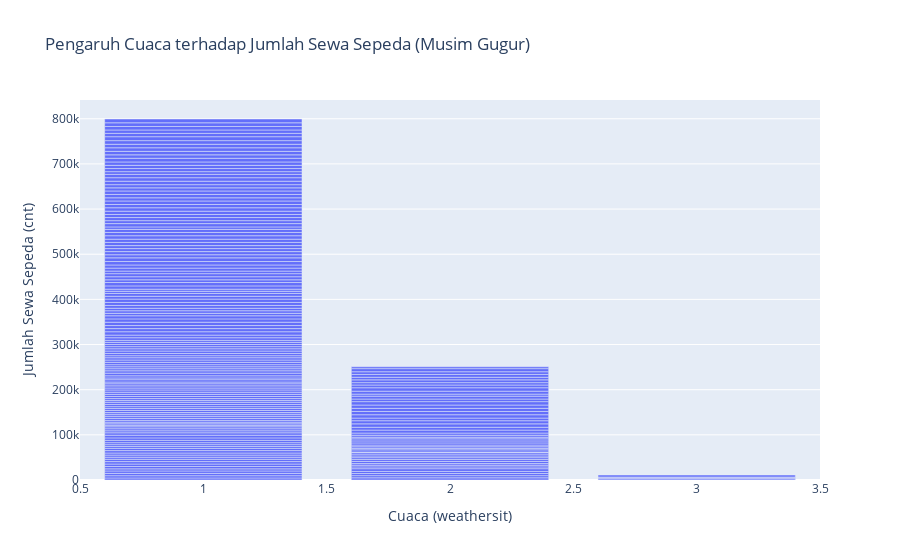

This figure's notebook cell:
### Markdown cell above
**5. Apa pengaruh cuaca (weathersit) terhadap jumlah sewa sepeda (cnt) selama musim gugur (season 3)?**

### Code cell
# Filter musim gugur (season 3)
filtered_data = df_day[df_day["season"] == 3]

# Buat plot dengan Plotly untuk menganalisis pengaruh cuaca terhadap jumlah sewa sepeda
fig = px.bar(filtered_data, x="weathersit", y="cnt", title="Pengaruh Cuaca terhadap Jumlah Sewa Sepeda (Musim Gugur)")
fig.update_xaxes(title="Cuaca (weathersit)")
fig.update_yaxes(title="Jumlah Sewa Sepeda (cnt)")

# Tampilkan plot
fig.show()

### Figure 1 — Plotly figure (JSON) as saved in the notebook; plotly's stock layout.template omitted (floating-point values rounded to 4 significant figures; data arrays with more than 128 entries replaced by an {"elided": "..."} marker saying what was removed)
{"data": [{"alignmentgroup": "True", "hovertemplate": "weathersit=%{x}<br>cnt=%{y}<extra></extra>", "legendgroup": "", "marker": {"color": "#636efa", "pattern": {"shape": ""}}, "name": "", "offsetgroup": "", "orientation": "v", "showlegend": false, "textposition": "auto", "type": "bar", "x": {"elided": "188 int values"}, "xaxis": "x", "y": {"elided": "188 int values"}, "yaxis": "y"}], "layout": {"barmode": "relative", "legend": {"tracegroupgap": 0}, "title": {"text": "Pengaruh Cuaca terhadap Jumlah Sewa Sepeda (Musim Gugur)"}, "xaxis": {"anchor": "y", "domain": [0, 1], "title": {"text": "Cuaca (weathersit)"}}, "yaxis": {"anchor": "x", "domain": [0, 1], "title": {"text": "Jumlah Sewa Sepeda (cnt)"}}}}
